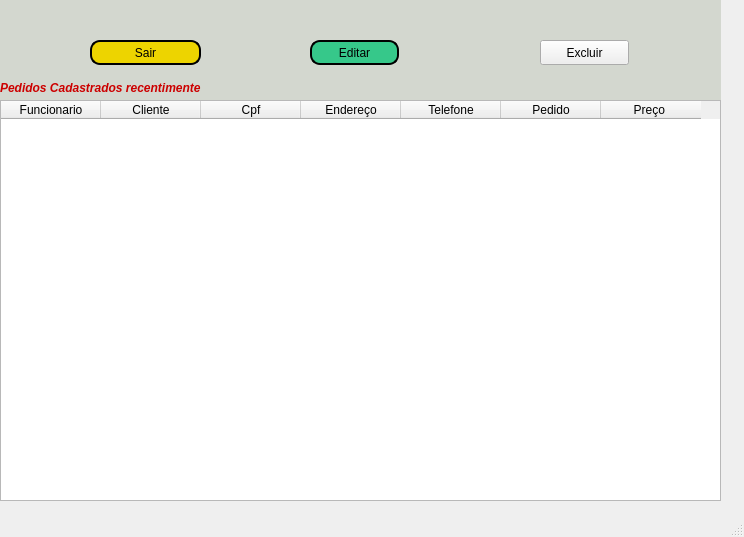
<?xml version="1.0" encoding="UTF-8"?>
<ui version="4.0">
 <class>MainWindow</class>
 <widget class="QMainWindow" name="MainWindow">
  <property name="geometry">
   <rect>
    <x>0</x>
    <y>0</y>
    <width>744</width>
    <height>537</height>
   </rect>
  </property>
  <property name="windowTitle">
   <string>MainWindow</string>
  </property>
  <widget class="QWidget" name="centralwidget">
   <widget class="QLabel" name="label">
    <property name="geometry">
     <rect>
      <x>-10</x>
      <y>-1</y>
      <width>731</width>
      <height>101</height>
     </rect>
    </property>
    <property name="styleSheet">
     <string notr="true">background-color: rgb(211, 215, 207);
border-right-color: rgb(0, 0, 0);
border-color: rgb(0, 0, 0);</string>
    </property>
    <property name="text">
     <string/>
    </property>
   </widget>
   <widget class="QLabel" name="label_2">
    <property name="geometry">
     <rect>
      <x>0</x>
      <y>80</y>
      <width>291</width>
      <height>17</height>
     </rect>
    </property>
    <property name="text">
     <string>&lt;html&gt;&lt;head/&gt;&lt;body&gt;&lt;p&gt;&lt;span style=&quot; font-weight:600; font-style:italic; color:#cc0000;&quot;&gt;Pedidos Cadastrados recentimente&lt;/span&gt;&lt;/p&gt;&lt;/body&gt;&lt;/html&gt;</string>
    </property>
   </widget>
   <widget class="QTableWidget" name="tableWidget">
    <property name="geometry">
     <rect>
      <x>0</x>
      <y>100</y>
      <width>721</width>
      <height>401</height>
     </rect>
    </property>
    <column>
     <property name="text">
      <string>Funcionario</string>
     </property>
    </column>
    <column>
     <property name="text">
      <string>Cliente</string>
     </property>
    </column>
    <column>
     <property name="text">
      <string>Cpf</string>
     </property>
    </column>
    <column>
     <property name="text">
      <string>Endereço</string>
     </property>
    </column>
    <column>
     <property name="text">
      <string>Telefone</string>
     </property>
    </column>
    <column>
     <property name="text">
      <string>Pedido</string>
     </property>
    </column>
    <column>
     <property name="text">
      <string>Preço </string>
     </property>
    </column>
   </widget>
   <widget class="QPushButton" name="editar">
    <property name="geometry">
     <rect>
      <x>310</x>
      <y>40</y>
      <width>89</width>
      <height>25</height>
     </rect>
    </property>
    <property name="styleSheet">
     <string notr="true">background-color: rgb(54, 200, 138);
border-bottom-color: rgb(0, 0, 0);
border-right-color: rgb(0, 0, 0);
border-top-color: rgb(0, 0, 0);
border-bottom-color: rgb(0, 0, 0);
border-right-color: rgb(0, 0, 0);
border-radius: 10px;
border-style: outset;
border-width: 2px;</string>
    </property>
    <property name="text">
     <string>Editar</string>
    </property>
   </widget>
   <widget class="QPushButton" name="sair">
    <property name="geometry">
     <rect>
      <x>90</x>
      <y>40</y>
      <width>111</width>
      <height>25</height>
     </rect>
    </property>
    <property name="styleSheet">
     <string notr="true">background-color: rgb(237, 212, 0);
border-bottom-color: rgb(0, 0, 0);
border-right-color: rgb(0, 0, 0);
border-top-color: rgb(0, 0, 0);
border-bottom-color: rgb(0, 0, 0);
border-right-color: rgb(0, 0, 0);
border-radius: 10px;
border-style: outset;
border-width: 2px;</string>
    </property>
    <property name="text">
     <string>Sair</string>
    </property>
   </widget>
   <widget class="QPushButton" name="excluir">
    <property name="geometry">
     <rect>
      <x>540</x>
      <y>40</y>
      <width>89</width>
      <height>25</height>
     </rect>
    </property>
    <property name="styleSheet">
     <string notr="true">background-color: rgb(204, 0, 0);
color: rgb(0, 0, 0);;
border-bottom-color: rgb(0, 0, 0);
border-right-color: rgb(0, 0, 0);
border-top-color: rgb(0, 0, 0);
border-bottom-color: rgb(0, 0, 0);
border-right-color: rgb(0, 0, 0);
border-radius: 10px;\nborder-style: outset;
border-width: 2px;</string>
    </property>
    <property name="text">
     <string>Excluir</string>
    </property>
   </widget>
  </widget>
  <widget class="QStatusBar" name="statusbar"/>
  <action name="actionCadastrar">
   <property name="icon">
    <iconset>
     <normaloff>:/telapri/icones/png-transparent-computer-icons-user-icon-design-patient-miscellaneous-balance-symbol.png</normaloff>:/telapri/icones/png-transparent-computer-icons-user-icon-design-patient-miscellaneous-balance-symbol.png</iconset>
   </property>
   <property name="text">
    <string>Cadastrar</string>
   </property>
   <property name="toolTip">
    <string>Cadastrar pedidos</string>
   </property>
  </action>
  <action name="actionEditar">
   <property name="icon">
    <iconset>
     <normaloff>:/telapri/icones/kisspng-computer-icons-scalable-vector-graphics-apple-icon-edit-png-icon-blue-pencil-5ab065d3a79673.8929716715215098436865.jpg</normaloff>:/telapri/icones/kisspng-computer-icons-scalable-vector-graphics-apple-icon-edit-png-icon-blue-pencil-5ab065d3a79673.8929716715215098436865.jpg</iconset>
   </property>
   <property name="text">
    <string>Editar</string>
   </property>
   <property name="toolTip">
    <string>Editar pedido</string>
   </property>
  </action>
  <action name="actionprocurar">
   <property name="icon">
    <iconset>
     <normaloff>:/telapri/icones/png-clipart-computer-icons-google-search-icon-design-magnifying-glass-cartoon-logo-android.png</normaloff>:/telapri/icones/png-clipart-computer-icons-google-search-icon-design-magnifying-glass-cartoon-logo-android.png</iconset>
   </property>
   <property name="text">
    <string>Procurar</string>
   </property>
   <property name="toolTip">
    <string>Procurar pedido</string>
   </property>
  </action>
  <action name="actionExcluir">
   <property name="icon">
    <iconset>
     <normaloff>:/telapri/icones/png-clipart-computer-icons-encapsulated-postscript-delete-button-miscellaneous-text.png</normaloff>:/telapri/icones/png-clipart-computer-icons-encapsulated-postscript-delete-button-miscellaneous-text.png</iconset>
   </property>
   <property name="text">
    <string>Excluir</string>
   </property>
   <property name="toolTip">
    <string>Excluir pedido</string>
   </property>
  </action>
  <action name="actionReflash">
   <property name="icon">
    <iconset>
     <normaloff>:/telapri/icones/images.jpeg</normaloff>:/telapri/icones/images.jpeg</iconset>
   </property>
   <property name="text">
    <string>Reflash</string>
   </property>
   <property name="toolTip">
    <string>Atualizar</string>
   </property>
   <property name="shortcut">
    <string>F5</string>
   </property>
  </action>
 </widget>
 <resources>
  <include location="telapri.qrc"/>
 </resources>
 <connections/>
</ui>
